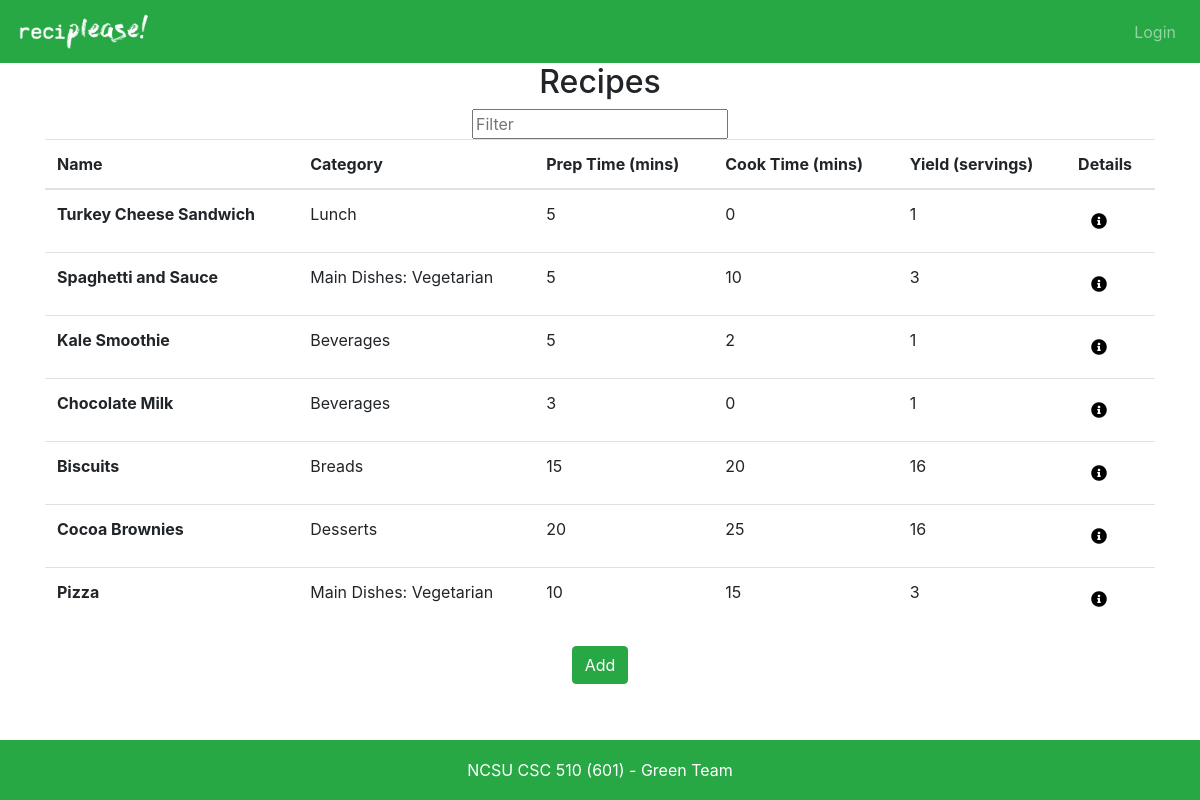
Page /recipes/ on the earlier database version.
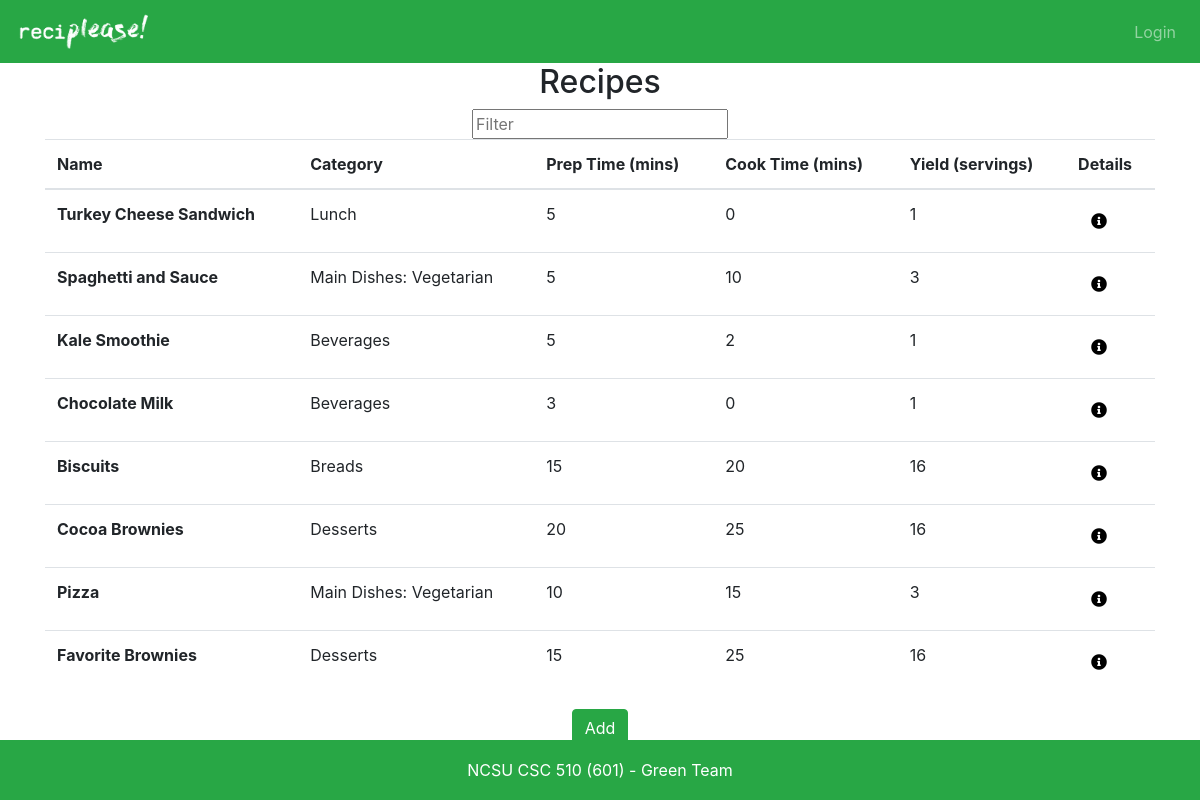
Same page on the later database version.
### recipes/models.py (models this page shows, shortened)
class Recipe(models.Model):
    name = models.CharField(max_length=200)
    category = models.ForeignKey('RecipeCategory', on_delete=models.SET_NULL, null=True)
    ingredients = models.ManyToManyField(Ingredient, through=RecipeIngredient)
    prep_time = models.PositiveIntegerField()
    cook_time = models.PositiveIntegerField()
    servings = models.PositiveIntegerField()

class RecipeCategory(models.Model):
    name = models.CharField(max_length=200)
    def __str__(self):
        return self.name

### recipes/views.py (the view)
# urls.py: path('', views.recipe_list, name='recipe_list'),
def recipe_list(request):
    recipes = Recipe.objects.all()
    return render(request, 'recipes/recipe_list.html', {'recipes': recipes})

### recipes/templates/recipes/recipe_list.html (shortened to what this page needs)
{% extends 'base.html' %}
{% block content %}
{% load static %}
<div class="container">
    <h2 align="center">Recipes</h2>
    <div align="center">
        <input id="filter-input" placeholder="Filter" />
    </div>
    <table class="table header-fixed">
        <thead>
            <tr>
                <th scope="col">Name</th>
                <th scope="col">Category</th>
                <th scope="col">Prep Time (mins)</th>
                <th scope="col">Cook Time (mins)</th>
                <th scope="col">Yield (servings)</th>
                <th scope="col">Details</th>
            </tr>
        </thead>
        <tbody id="recipe-table-body">
            {% for recipe in recipes %}
            <tr class="recipe-table-row">
                <th scope="row">{{ recipe.name }}</th>
                <td>{{ recipe.category }}</td>
                <td>{{ recipe.prep_time }}</td>
                <td>{{ recipe.cook_time }}</td>
                <td>{{ recipe.servings }}</td>
                <td>
                    <button type="button"  class="btn btn-default" style="background:none">
                        <a href="/recipes/{{ recipe.id }}"><span class="fas fa-info-circle" style="color:#000000;"></span></a>
                    </button>
                </td>
            </tr>
            {% endfor %}
        </tbody>
    </table>
</div>
<div class="container" align="center">
    <a class="btn btn-success" href="{% url 'add_recipe' %}" role="button">Add</a>
</div>
{% endblock %}

Differences in the rows shown:
added Recipe: name "Favorite Brownies", category "Desserts", prep_time "15", cook_time "25", servings "16"
